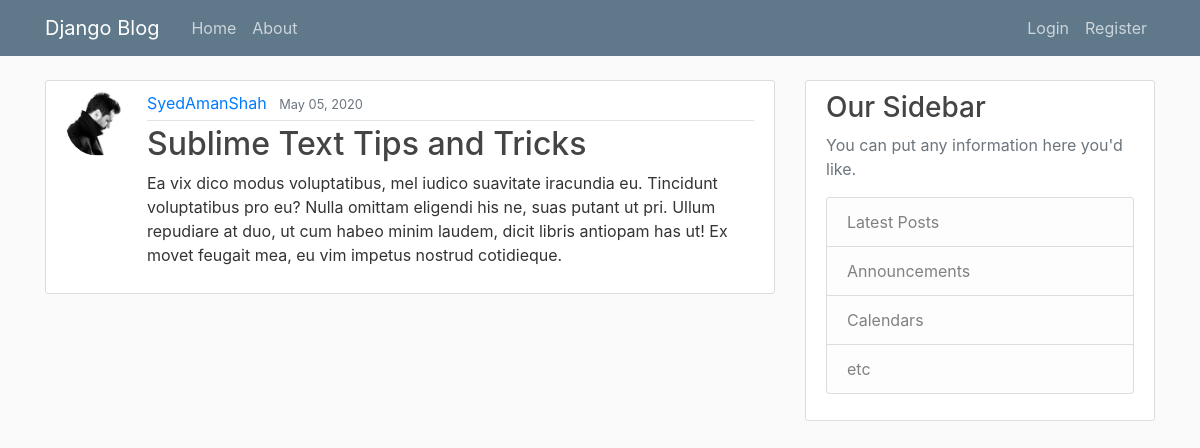
The page /post/10/ on the database its author committed.
### blog/models.py (models this page shows, shortened)
class Post(models.Model):
    title = models.CharField(max_length=100)
    content = models.TextField()
    date_posted = models.DateTimeField(default=timezone.now)
    author = models.ForeignKey(User, on_delete=models.CASCADE)

### users/models.py (models this page shows, shortened)
class Profile(models.Model):
    user = models.OneToOneField(User, on_delete=models.CASCADE)
    image = models.ImageField(default='default.jpg', upload_to='profile_pics')

### blog/views.py (the view)
# urls.py: path('post/<int:pk>/', PostDetailView.as_view(), name='post-detail'),
class PostDetailView(DetailView):
    model = Post

### blog/templates/blog/post_detail.html (shortened to what this page needs)
{% extends "blog/base.html" %}
{% block content %}
    <article class="media content-section">
      <img class="rounded-circle article-img" src="{{ object.author.profile.image.url }}">
      <div class="media-body">
        <div class="article-metadata">
          <a class="mr-2" href="{% url 'user-posts' object.author.username %}">{{ object.author }}</a>
          <small class="text-muted">{{ object.date_posted|date:"F d, Y" }}</small>
        </div>
        <h2 class="article-title">{{ object.title }}</h2>
        <p class="article-content">{{ object.content | safe }}</p>
      </div>
    </article>
{% endblock %}

### blog/static/blog/main.css (style rules this page uses)
body { background: #fafafa; color: #333333; margin-top: 5rem; }
h1, h2, h3, h4, h5, h6 { color: #444444; }
.content-section { background: #ffffff; padding: 10px 20px; border: 1px solid #dddddd; border-radius: 3px; margin-bottom: 20px; }
.article-title { color: #444444; }
.article-content { white-space: pre-line; }
.article-img { height: 65px; width: 65px; margin-right: 16px; }
.article-metadata { padding-bottom: 1px; margin-bottom: 4px; border-bottom: 1px solid #e3e3e3 }

### rows shown on the page
Post: author.profile.image (picture), author "SyedAmanShah", date_posted "May 05, 2020", title "Sublime Text Tips and Tricks", content "Ea vix dico modus voluptatibus, mel iudico suavitate iracundia eu. Tincidunt voluptatibus pro eu? Nulla omittam eligendi his ne, suas putant ut pri. Ullum repudiare at duo, ut cum habeo minim laudem, dicit libris antiopam has ut! Ex movet feugait mea, eu vim impetus nostrud cotidieque."
